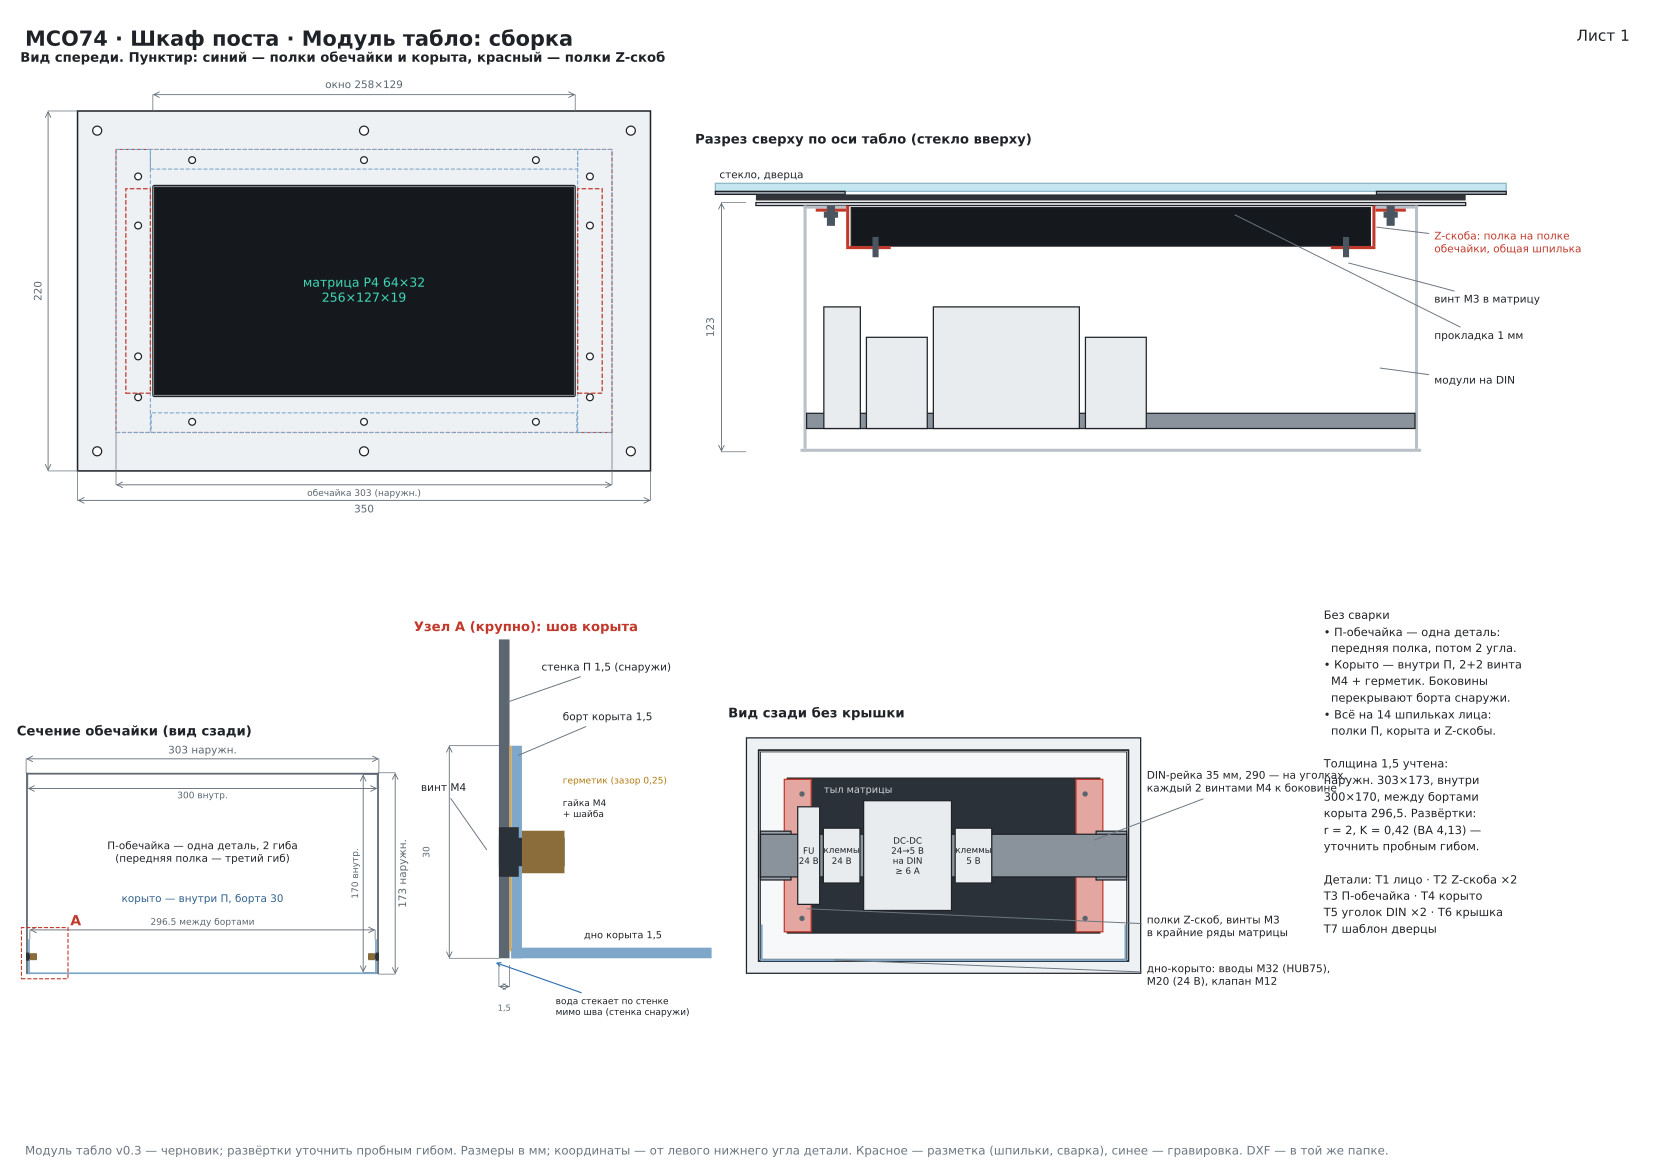

Recreate this plot in Python.
"""Модуль табло МСО74 (свой шкаф, вклеенное стекло). Без сварки: П-обечайка и дно-корыто внутри неё, на винтах.
Матрица P4 64×32 на Z-скобах, DIN-рейка. PDF + DXF. Запуск: python3 modul_tablo.py <папка>  (рядом korpus_lib.py)

Толщина везде 1,5. Развёртки — по наружным размерам: внутренний радиус r = 2, K = 0,42
→ на гиб 90° длина дуги BA = 4,13, прямые участки = наружный размер − 3,5 у каждого гиба.
"""
import math
import os
import sys

sys.path.insert(0, os.path.dirname(os.path.abspath(__file__)))
import korpus_lib  # noqa: E402
from korpus_lib import DIM, INK, MARKC, Part, Rectangle, dim, draw_part, part_block, plt, write_dxf  # noqa: E402
from matplotlib.backends.backend_pdf import PdfPages  # noqa: E402

korpus_lib.VERSION = "Модуль табло v0.3 — черновик; развёртки уточнить пробным гибом"
OUT = sys.argv[1] if len(sys.argv) > 1 else "."
os.makedirs(OUT, exist_ok=True)

# ------------------------------------------------------------------ металл и гиб
T = 1.5
RIN, K = 2.0, 0.42
BA = math.pi / 2 * (RIN + K * T)       # 4,13
SB = RIN + T                           # 3,5 — от наружной грани до начала дуги


def r2(v):
    return round(v, 2)


# ------------------------------------------------------------------ размеры (координаты лица: левый нижний угол)
FW, FH = 350, 220
CX, CY = FW / 2, FH / 2
MW, MH, MD = 256, 127, 19
MX0, MY0 = CX - MW / 2, CY - MH / 2
MHX, MHY = (12, 88, 165, 242), (12, 63, 114)
SW, SH, SD = 303, 173, 120            # обечайка снаружи, глубина от тыла лица
SX0, SY0 = CX - SW / 2, CY - SH / 2   # 23,5
FL_TOP, FL_SIDE, FL_TRAY = 12, 21, 12  # передние полки внутрь (от наружной грани стенки)
TRAY_W = SW - 2 * T - 0.5             # 299,5 — корыто внутри П с зазором 0,25 на герметик
TRAY_H = 30                           # борта корыта
TRAY_X0 = CX - TRAY_W / 2             # 25,25
GASK = 1.0                            # прокладка матрица — лицо
WEB_OUT = MW / 2 + 1 + T              # 130,5 — наружная грань стенки Z-скобы от оси
LEG_F, LEG_R = 15, 22
WEB = (GASK + MD + T) - T             # стенка Z (наружн.): от полки обечайки (глубина 1,5) до тыла полки за матрицей = 20
BR_L = 125
PEM_SIDE_X = (CX - WEB_OUT - LEG_F / 2, CX + WEB_OUT + LEG_F / 2)    # 37 / 313
PEM_SIDE_Y = (45, 70, 150, 180)       # 70 и 150 — общие со Z-скобами
PEM_TOP = [(x, SY0 + SH - 6.5) for x in (70, CX, 280)]
PEM_BOT = [(x, SY0 + 6.5) for x in (70, CX, 280)]
DOOR = [(12, 12), (CX, 12), (FW - 12, 12), (12, FH - 12), (CX, FH - 12), (FW - 12, FH - 12)]
RAIL_D = SD - 10
RAIL_Y = CY

parts = []

# ================================================================== T1. Лицо
p = Part("T1_lico", "Лицевая пластина табло", FW, FH, T, note=
         "Окно 258×129. 14 запрессовочных шпилек FH-M4-12 (отв. Ø4,2) — с лица заподлицо, закрыты металлом дверцы "
         "(проём 262×133). На них садятся передние полки П-обечайки и корыта, а на боковых — ещё и Z-скобы матрицы. "
         "6 отв. Ø5,5 — на шпильки дверцы. Сварки нет.")
p.rect(CX, CY, MW + 2, MH + 2, 1)
for x, y in DOOR: p.hole(x, y, 5.5)
for x in PEM_SIDE_X:
    for y in PEM_SIDE_Y: p.hole(x, y, 4.2)
for x, y in PEM_TOP + PEM_BOT: p.hole(x, y, 4.2)
x0, x1, y0, y1 = SX0, SX0 + SW, SY0, SY0 + SH
p.marks += [("line", x0, y0, x1, y0), ("line", x1, y0, x1, y1), ("line", x1, y1, x0, y1), ("line", x0, y1, x0, y0)]
parts.append(p)

# ================================================================== T2. Z-скоба ×2
zs = [LEG_F - SB, WEB - 2 * SB, LEG_R - SB]          # прямые участки
ZW = sum(zs) + 2 * BA
p = Part("T2_skoba_matricy", "Z-скоба матрицы (развёртка)", r2(ZW), BR_L, T, qty=2, note=
         f"Наружные: полка {LEG_F} / стенка {WEB:g} / полка {LEG_R}, гибы в разные стороны. Полка {LEG_F} — на боковую "
         "полку обечайки, на те же шпильки M4 (пазы — подвижка ±1,75). Полка 22 — за матрицей, 3 отв. Ø3,4 под M3 "
         "в её крайний ряд. Вторая скоба — зеркально.")
yb = CY - BR_L / 2
for y in (70, 150): p.rect(LEG_F - LEG_F / 2, y - yb, 4.5, 8, 2.25)
hx = zs[0] + BA + zs[1] + BA + (WEB_OUT - (MW / 2 - MHX[0]) - SB)
for y in MHY: p.hole(r2(hx), MY0 + y - yb, 3.4)
b1 = zs[0] + BA / 2; b2 = zs[0] + BA + zs[1] + BA / 2
p.marks += [("line", r2(b1), 0, r2(b1), BR_L), ("line", r2(b2), 0, r2(b2), BR_L)]
parts.append(p)

# ================================================================== T3. П-обечайка (верх + 2 боковины), одна деталь
side_st = SH - SB                     # прямой участок боковины (от свободного низа до дуги)
top_st = SW - 2 * SB
L = 2 * side_st + top_st + 2 * BA     # 643,26
Y_FB = SD - SB                        # начало дуги передней полки от заднего края (116,5)


def yd(d):                            # глубина от тыла лица → Y развёртки (Y = 0 — задний край)
    return SD - d


def yw(w):                            # полка: расстояние от наружной грани стенки → Y
    return Y_FB + BA + (w - SB)


def x_side1(h): return h                                      # высота от низа боковины
def x_top(u): return side_st + BA + (u - SB)                  # от наружной грани левой боковины
def x_side2(h): return L - h


NOTCH_Y = Y_FB - 0.5
s_end = (SH - T - RIN - 1)                                    # 168,5
t_beg = x_top(FL_SIDE)                                        # верхняя полка начинается за боковой полкой
p = Part("T3_obechayka_P", "П-обечайка: верх + боковины (развёртка)", r2(L), r2(yw(FL_SIDE)), T, note=
         f"Одна деталь, 3 гиба 90° внутрь. Наружные: боковины {SH} / верх {SW} / боковины {SH}, глубина {SD}. "
         f"Передняя полка внутрь: на верхе {FL_TOP}, на боковинах {FL_SIDE} (на них же Z-скобы). Порядок: сначала "
         "передняя полка (длинный гиб), затем 2 угла. Ø4,5 у низа боковин — винты в корыто; Ø6 у заднего края — "
         "резьбовые заклёпки M4 под крышку (ставятся снаружи, бортик Ø≈9 входит в отв. Ø10 борта крышки); Ø4,5 в середине боковин — уголки DIN.")
YS, YT = r2(yw(FL_SIDE)), r2(yw(FL_TOP))
p.poly = [(0, 0), (r2(L), 0), (r2(L), YS), (r2(L - s_end), YS), (r2(L - s_end), r2(NOTCH_Y)), (r2(L - t_beg), r2(NOTCH_Y)),
          (r2(L - t_beg), YT), (r2(t_beg), YT), (r2(t_beg), r2(NOTCH_Y)), (r2(s_end), r2(NOTCH_Y)), (r2(s_end), YS), (0, YS)]
for xb in (side_st + BA / 2, L - side_st - BA / 2):
    p.marks.append(("line", r2(xb), 0, r2(xb), r2(NOTCH_Y)))
yfb = r2(Y_FB + BA / 2)
p.marks += [("line", 0, yfb, r2(s_end), yfb), ("line", r2(t_beg), yfb, r2(L - t_beg), yfb), ("line", r2(L - s_end), yfb, r2(L), yfb)]
# полки → шпильки лица
w_side = PEM_SIDE_X[0] - SX0                                   # 13,5
for y in PEM_SIDE_Y:
    p.hole(x_side1(y - SY0), r2(yw(w_side)), 4.5); p.hole(r2(x_side2(y - SY0)), r2(yw(w_side)), 4.5)
for x, y in PEM_TOP:
    p.hole(r2(x_top(x - SX0)), r2(yw(SY0 + SH - y)), 4.5)
# задний край → крышка
for u in (40, SW / 2, SW - 40): p.hole(r2(x_top(u)), yd(SD - 10), 6)
for h in (55, 125):
    p.hole(x_side1(h), yd(SD - 10), 6); p.hole(r2(x_side2(h)), yd(SD - 10), 6)
# низ боковин → корыто (винт M4 снаружи, гайка M4 с шайбой изнутри)
for d in (30, 90):
    p.hole(x_side1(15), yd(d), 4.5); p.hole(r2(x_side2(15)), yd(d), 4.5)
# уголки DIN
hr = RAIL_Y - SY0
for dh in (-12, 12):
    p.hole(x_side1(hr + dh), yd(RAIL_D - 12.5), 4.5); p.hole(r2(x_side2(hr + dh)), yd(RAIL_D - 12.5), 4.5)
parts.append(p)

# ================================================================== T4. Дно-корыто (внутри П)
tf_st = TRAY_H - SB
tb_st = TRAY_W - 2 * SB
TWF = 2 * tf_st + tb_st + 2 * BA      # 353,76
fr_beg = (SX0 + FL_SIDE + 0.5) - TRAY_X0                      # 19,75 от наружной грани борта


def tx(u): return tf_st + BA + (u - SB)                       # от наружной грани левого борта
def tx_fl(h): return TRAY_H - h                               # борт: высота над наружным дном → X (левый)


SIDE_STOP = yd(2)                                             # борта не доходят до лица 2 мм (там полка П)
p = Part("T4_dno_koryto", "Дно-корыто (развёртка)", r2(TWF), r2(yw(FL_TRAY)), T, note=
         f"Вкладывается внутрь П: наружная ширина {TRAY_W:g} (зазор 0,25 на сторону под герметик), борта {TRAY_H} вверх, "
         f"передняя полка {FL_TRAY} вверх — на шпильки лица. Борта прижаты к боковинам изнутри: по 2 винта M4 "
         "(отв. Ø4,5) на сторону, гайка с шайбой изнутри корыта, шов на герметике. Боковины снаружи перекрывают борта — вода не "
         "затекает. Вводы: Ø32,5 — M32 разрезной под шлейф HUB75; Ø20,5 — M20 питание 24 В; Ø12,5 — клапан M12.")
YF = r2(yw(FL_TRAY))
xf0 = r2(tx(fr_beg))
p.poly = [(0, 0), (r2(TWF), 0), (r2(TWF), r2(SIDE_STOP)), (r2(TWF - tf_st), r2(SIDE_STOP)), (r2(TWF - tf_st), r2(NOTCH_Y)),
          (r2(TWF - xf0), r2(NOTCH_Y)), (r2(TWF - xf0), YF), (xf0, YF), (xf0, r2(NOTCH_Y)), (r2(tf_st), r2(NOTCH_Y)),
          (r2(tf_st), r2(SIDE_STOP)), (0, r2(SIDE_STOP))]
for xb in (tf_st + BA / 2, TWF - tf_st - BA / 2):
    p.marks.append(("line", r2(xb), 0, r2(xb), r2(NOTCH_Y)))
p.marks.append(("line", xf0, yfb, r2(TWF - xf0), yfb))
for x, y in PEM_BOT: p.hole(r2(tx(x - TRAY_X0)), r2(yw(y - SY0)), 4.5)
for d in (30, 90):
    p.hole(tx_fl(15), yd(d), 4.5); p.hole(r2(TWF - tx_fl(15)), yd(d), 4.5)
for u in (40, SW / 2, SW - 40): p.hole(r2(tx(u - (TRAY_X0 - SX0))), yd(SD - 10), 6)
p.hole(r2(tx(90 - TRAY_X0)), yd(65), 32.5); p.hole(r2(tx(160 - TRAY_X0)), yd(65), 20.5); p.hole(r2(tx(250 - TRAY_X0)), yd(80), 12.5)
parts.append(p)

# ================================================================== T5. Уголок DIN ×2
p = Part("T5_ugolok_din", "Уголок DIN-рейки (развёртка)", r2(25 - SB + BA + 30 - SB), 40, T, qty=2, note=
         "Наружные полки 25 и 30. Полка 25 — к боковине 2 винтами M4 с гайками (отв. Ø4,5, шаг 24), полка 30 — "
         "рейка 35 мм длиной 290, винт M4 + гайка.")
xb = 25 - SB + BA / 2
p.marks.append(("line", r2(xb), 0, r2(xb), 40))
for y in (8, 32): p.hole(12.5, y, 4.5)
p.hole(r2(25 - SB + BA + (30 - 12) - SB), 20, 4.5)
parts.append(p)

# ================================================================== T6. Крышка-короб (борта вперёд, снаружи обечайки)
LC = 0.25                                  # зазор крышка — обечайка на сторону
LF = 20                                    # наружная высота борта
LOW, LOH = SW + 2 * LC + 2 * T, SH + 2 * LC + 2 * T     # наружные размеры крышки 306,5 × 176,5
lf_st = LF - SB
BW, BH = r2(LOW - 2 * SB + 2 * (BA + lf_st)), r2(LOH - 2 * SB + 2 * (BA + lf_st))
C = r2(lf_st + BA)                         # вырубка углов
OFF = LC + T                               # наружная грань крышки от наружной грани обечайки
HOLE_FROM_EDGE = LF - (T + 10)            # отв. в борту: 10 от заднего края обечайки → от кромки борта


def lx(u): return C + (u + OFF - SB)       # вдоль ширины, вид спереди
def ly(h): return C + (h + OFF - SB)       # вдоль высоты


p = Part("T6_kryshka", "Задняя крышка-короб (развёртка, вид снаружи)", BW, BH, T, note=
         f"Наружные {LOW:g}×{LOH:g}, борта {LF} загибаются ВПЕРЁД (к лицу) по 4 сторонам, углы вырублены. Крышка надевается "
         f"на задний край обечайки снаружи (зазор {LC} на сторону, на верх/низ — так же), упирается дном в торец обечайки. "
         "10 винтов M4×10 с широкой шайбой (DIN 9021, Ø12) в резьбовые заклёпки обечайки и корыта (10 от заднего края); "
         "отв. в бортах Ø10 — в них входит бортик заклёпки, борт крышки ложится на стенку без зазора. "
         "Под дно крышки — уплотнитель 3×10 по торцу обечайки. Вид снаружи: лево/право зеркально виду спереди.")
p.poly = [(C, 0), (BW - C, 0), (BW - C, C), (BW, C), (BW, BH - C), (BW - C, BH - C), (BW - C, BH),
          (C, BH), (C, BH - C), (0, BH - C), (0, C), (C, C)]
bl = r2(lf_st + BA / 2)
p.marks += [("line", C, bl, BW - C, bl), ("line", C, BH - bl, BW - C, BH - bl),
            ("line", bl, C, bl, BH - C), ("line", BW - bl, C, BW - bl, BH - C)]
for u in (40, SW / 2, SW - 40):
    x = r2(BW - lx(u))
    p.hole(x, HOLE_FROM_EDGE, 10); p.hole(x, r2(BH - HOLE_FROM_EDGE), 10)
for h in (55, 125):
    p.hole(HOLE_FROM_EDGE, r2(ly(h)), 10); p.hole(r2(BW - HOLE_FROM_EDGE), r2(ly(h)), 10)
# табло кассы и сервисная кнопка — по центру по ширине, внизу: за серединой крышки стоит DIN-рейка
SVC_H = 28                                 # ось по высоте от низа обечайки (ниже модулей на рейке, h < 41,5)
sy = r2(ly(SVC_H)); dx_ = r2(BW / 2 - 35); bx_ = r2(BW / 2 + 40)
p.rect(dx_, sy, 58, 26, 1)
p.hole(bx_, sy, 16)
p.text(dx_, r2(sy + 19), 4, "КАССА")
p.text(bx_, r2(sy + 21), 3.5, "НАЖАТЬ — НАСТРОЙКИ")
p.text(bx_, r2(sy + 14), 3.5, "УДЕРЖИВАТЬ — ИНКАССАЦИЯ")
p.note += (" Табло кассы — вырез 58×26, сервисная кнопка — Ø16, гравировка (слой ENGRAVE): «КАССА», «НАЖАТЬ — НАСТРОЙКИ», "
           "«УДЕРЖИВАТЬ — ИНКАССАЦИЯ». Стоят внизу по центру: за серединой крышки DIN-рейка, табло (19) и кнопка (20) в неё упрутся.")
parts.append(p)

# ================================================================== T7. Шаблон дверцы
p = Part("T7_dverca_zona_tablo", "Дверца в зоне табло: проём и шпильки", FW, FH, T, note=
         "Не деталь — шаблон для чертежа дверцы. Проём 262×133 R3, стекло перед ним сплошное. 6 шпилек M5 приварить "
         "до вклейки стекла.")
p.rect(CX, CY, 262, 133, 3)
for x, y in DOOR: p.stud(x, y)
parts.append(p)

for p in parts:
    write_dxf(p, os.path.join(OUT, p.key + ".dxf"))


# ================================================================== рисунки
def R(ax, x, y, w, h, fc="none", ec=INK, lw=0.9, ls="-", z=3, a=1.0):
    ax.add_patch(Rectangle((x, y), w, h, fc=fc, ec=ec, lw=lw, ls=ls, zorder=z, alpha=a))


STEEL, DARK, GLASS, RAIL, TRAYC = "#b9c0c7", "#15191e", "#9fd3e6", "#8a939c", "#7fa7c9"
DIN_MODS = [("FU\n24 В", 18, 80, 60), ("клеммы\n24 В", 30, 45, 45), ("DC-DC\n24→5 В\nна DIN\n≥ 6 А", 72, 90, 60), ("клеммы\n5 В", 30, 45, 45)]


def lab(ax, xy, t, xt, c=INK):
    ax.annotate(t, xy=xy, xytext=xt, fontsize=7.6, color=c, zorder=20, va="center",
                arrowprops=dict(arrowstyle="-", color="#6b7580", lw=0.7))


def front_view(ax):
    draw_part(ax, parts[0])
    R(ax, MX0, MY0, MW, MH, fc=DARK, z=3.5)
    ax.text(CX, CY, "матрица P4 64×32\n256×127×19", color="#3fd7b6", ha="center", va="center", fontsize=9, zorder=6)
    # полки П и корыта за лицом
    for x in (SX0, SX0 + SW - FL_SIDE):
        R(ax, x, SY0, FL_SIDE, SH, ec=TRAYC, ls="--", lw=0.8, z=4)
    R(ax, SX0 + FL_SIDE, SY0 + SH - FL_TOP, SW - 2 * FL_SIDE, FL_TOP, ec=TRAYC, ls="--", lw=0.8, z=4)
    R(ax, TRAY_X0 + fr_beg, SY0, TRAY_W - 2 * fr_beg, FL_TRAY, ec=TRAYC, ls="--", lw=0.8, z=4)
    for s in (-1, 1):
        x = CX + s * WEB_OUT + (0 if s > 0 else -LEG_F)
        R(ax, x, CY - BR_L / 2, LEG_F, BR_L, ec=MARKC, ls="--", lw=0.9, z=4.5)
    dim(ax, (0, 0), (FW, 0), -18); dim(ax, (0, 0), (0, FH), -18)
    dim(ax, (MX0 - 1, FH), (MX0 + MW + 1, FH), 10, "окно 258×129")
    dim(ax, (SX0, SY0), (SX0 + SW, SY0), -32, "обечайка 303 (наружн.)", fs=6.5)
    ax.set_xlim(-35, FW + 15); ax.set_ylim(-55, FH + 25)
    ax.set_title("Вид спереди. Пунктир: синий — полки обечайки и корыта, красный — полки Z-скоб", fontsize=9.5,
                 color=INK, fontweight="bold", loc="left")


def section_geom(ax, detail=False):
    x0, y0 = SX0, SY0
    W = "#5b6670"
    R(ax, x0, y0, T, SH, fc=W, ec="none", z=4); R(ax, x0 + SW - T, y0, T, SH, fc=W, ec="none", z=4)
    R(ax, x0, y0 + SH - T, SW, T, fc=W, ec="none", z=4)
    tx0 = TRAY_X0
    R(ax, tx0, y0, TRAY_W, T, fc=TRAYC, ec="none", z=5)
    R(ax, tx0, y0, T, TRAY_H, fc=TRAYC, ec="none", z=5); R(ax, tx0 + TRAY_W - T, y0, T, TRAY_H, fc=TRAYC, ec="none", z=5)
    for side in (-1, 1):
        xo = x0 if side < 0 else x0 + SW                       # наружная грань стенки
        xi = tx0 + T if side < 0 else tx0 + TRAY_W - T          # внутренняя грань борта
        sgn = -side
        # винт M4: головка снаружи, стержень сквозь стенку и борт, гайка с шайбой изнутри
        R(ax, min(xo, xo - side * 2.8), y0 + 15 - 3.5, 2.8, 7, fc="#2b3138", ec="none", z=7)
        R(ax, min(xo, xi + sgn * 6), y0 + 15 - 2, abs(xi + sgn * 6 - xo), 4, fc="#2b3138", ec="none", z=6)
        R(ax, min(xi, xi + sgn * 6), y0 + 15 - 3, 6, 6, fc="#8a6d3b", ec="none", z=6.5)   # тело гайки внутри
        if detail:
            R(ax, (tx0 - 0.25) if side < 0 else tx0 + TRAY_W, y0 + 1, 0.25, TRAY_H - 1, fc="#e0a33a", ec="none", z=6)
    if detail:
        lab(ax, (x0 + 0.75, y0 + 36), "стенка П 1,5 (снаружи)", (x0 + 6, y0 + 41))
        lab(ax, (x0 + 2.4, y0 + 28.5), "борт корыта 1,5", (x0 + 9, y0 + 34))
        ax.text(x0 + 12, y0 + 2.5, "дно корыта 1,5", fontsize=7, color=INK, va="bottom")
        ax.text(x0 + 9, y0 + 19.5, "гайка M4\n+ шайба", fontsize=6.5, color=INK, va="bottom")
        lab(ax, (x0 - 1.5, y0 + 15), "винт M4", (x0 - 11, y0 + 24))
        ax.text(x0 + 9, y0 + 25, "герметик (зазор 0,25)", fontsize=6.5, color="#b07a12", va="center")
        dim(ax, (x0, y0), (x0, y0 + TRAY_H), -7, "30", fs=6.5)
        dim(ax, (x0, y0 - 1), (x0 + T, y0 - 1), -3, "1,5", fs=6)
        ax.annotate("вода стекает по стенке\nмимо шва (стенка снаружи)", xy=(x0 - 0.8, y0 - 0.5), xytext=(x0 + 8, y0 - 8),
                    fontsize=6.5, color=INK, arrowprops=dict(arrowstyle="->", color="#2b6cb0", lw=0.8))


def cross_section(ax):
    """Поперечное сечение обечайки (вид сзади, крышка снята)."""
    x0, y0 = SX0, SY0
    section_geom(ax)
    R(ax, x0 - 4, y0 - 4, 40, 44, ec=MARKC, ls="--", lw=0.8, z=8)
    ax.text(x0 + 38, y0 + 42, "А", fontsize=10, color=MARKC, fontweight="bold")
    dim(ax, (x0, y0 + SH), (x0 + SW, y0 + SH), 12, "303 наружн.")
    dim(ax, (x0 + T, y0 + SH - T), (x0 + SW - T, y0 + SH - T), -12, "300 внутр.", fs=6.5)
    dim(ax, (TRAY_X0 + T, y0 + TRAY_H), (TRAY_X0 + TRAY_W - T, y0 + TRAY_H), 8, f"{TRAY_W - 2 * T:g} между бортами", fs=6.5)
    dim(ax, (x0 + SW, y0), (x0 + SW, y0 + SH), 14, "173 наружн.")
    dim(ax, (x0 + SW - T, y0 + T), (x0 + SW - T, y0 + SH - T), -12, "170 внутр.", fs=6.5)
    ax.text(x0 + SW / 2, y0 + SH / 2 + 10, "П-обечайка — одна деталь, 2 гиба\n(передняя полка — третий гиб)",
            fontsize=7.5, ha="center", color=INK)
    ax.text(x0 + SW / 2, y0 + 62, "корыто — внутри П, борта 30", fontsize=7.5, ha="center", color="#2f5f8a")
    ax.set_xlim(x0 - 8, x0 + SW + 30); ax.set_ylim(y0 - 10, y0 + SH + 25); ax.set_aspect("equal"); ax.axis("off")
    ax.set_title("Сечение обечайки (вид сзади)", fontsize=9.5, color=INK, fontweight="bold", loc="left")


def lid_detail(ax):
    """Узел Б: разрез по верху у заднего края, сбоку. z — глубина вправо, y — высота."""
    W = "#5b6670"
    z0 = SD                                   # задний торец обечайки (от тыла лица)
    yt = SH                                   # наружная грань верха (от низа обечайки)
    R(ax, z0 - 40, yt - T, 40, T, fc=W, ec="none", z=4)                       # верх обечайки
    R(ax, z0, yt - 40, 3, 40 + LC + T, fc="#2f3338", ec="none", z=3)          # уплотнитель по торцу (условно)
    R(ax, z0 + 3, yt - 40, T, 40 + LC + T, fc="#c0392b", ec="none", z=4)      # дно крышки
    R(ax, z0 + 3 + T - LF, yt + LC, LF - T, T, fc="#c0392b", ec="none", z=4)   # борт крышки вперёд
    R(ax, z0 - 10 - 5, yt + LC + T - 0.01, 10, 0.02, fc="white", ec="none", z=4.5)   # (условно)
    R(ax, z0 - 10 - 5, yt + LC, 10, T, fc="white", ec="none", z=4.6)         # отв. Ø10 в борту крышки
    R(ax, z0 - 10 - 4.5, yt, 9, 0.8, fc="#6b5228", ec="none", z=5.5)          # бортик заклёпки снаружи, в отверстии
    R(ax, z0 - 10 - 3, yt - T - 6, 6, 6 + T, fc="#8a6d3b", ec="none", z=5)    # тело заклёпки внутри
    R(ax, z0 - 10 - 2, yt - T - 8, 4, 8 + T + LC + T, fc="#2b3138", ec="none", z=6)   # винт
    R(ax, z0 - 10 - 6, yt + LC + T, 12, 1, fc="#9aa2ab", ec="none", z=6)     # шайба Ø12
    R(ax, z0 - 10 - 3.5, yt + LC + T + 1, 7, 2.8, fc="#2b3138", ec="none", z=6)  # головка
    ax.text(z0 - 38, yt - T - 3, "верх П-обечайки 1,5", fontsize=7, color=INK, va="top")
    ax.text(z0 + 6.5, yt - 20, "дно крышки 1,5", fontsize=7, color="#c0392b", rotation=90, va="center")
    ax.text(z0 + 0.5, yt - 30, "уплотнитель", fontsize=6.5, color="white", rotation=90, va="center", ha="left")
    lab(ax, (z0 - 4, yt + LC + T / 2 + 0.2), f"борт крышки {LF} — вперёд,\nповерх обечайки (зазор {LC})", (z0 - 40, yt + 14))
    lab(ax, (z0 - 10, yt + LC + T + 2.5), "винт M4×10 + шайба Ø12", (z0 - 40, yt + 22))
    lab(ax, (z0 - 10, yt - T - 3), "резьбовая заклёпка M4 (отв. Ø6),\nбортик снаружи — входит\nв отв. Ø10 борта крышки", (z0 - 40, yt - 16))
    dim(ax, (z0 - 10, yt + 6), (z0, yt + 6), 4, "10", fs=6.5)
    dim(ax, (z0 + 3 + T - LF, yt + LC + T), (z0 + 3 + T, yt + LC + T), 9, f"{LF}", fs=6.5)
    ax.annotate("", xy=(z0 + 10, yt - 34), xytext=(z0 + 24, yt - 34), arrowprops=dict(arrowstyle="->", color=INK, lw=1))
    ax.text(z0 + 25, yt - 34, "надевается\nвперёд", fontsize=7, va="center", color=INK)
    ax.set_xlim(z0 - 42, z0 + 40); ax.set_ylim(yt - 42, yt + 28); ax.set_aspect("equal"); ax.axis("off")
    ax.set_title("Узел Б (крупно): крышка на заднем крае, разрез по верху", fontsize=10, color=MARKC, fontweight="bold", loc="left")


def lid_side(ax):
    """Вид сбоку модуля: крышка снята и сдвинута назад."""
    W = "#5b6670"
    R(ax, -T, -SY0, T, FH, fc="#d9dde1", z=3)                                  # лицо (y от низа обечайки)
    R(ax, 0, 0, SD, SH, fc="#eef1f4", ec=W, lw=1.2, z=2)                        # боковина П
    R(ax, 0, 0, SD, TRAY_H, fc="none", ec=TRAYC, ls="--", lw=0.9, z=3)          # борт корыта за боковиной
    for h in (55, 125): ax.add_patch(plt.Circle((SD - 10, h), 2.3, fc="white", ec=INK, lw=0.8, zorder=4))
    for d in (30, 90): ax.add_patch(plt.Circle((d, 15), 2.0, fc="white", ec=INK, lw=0.8, zorder=4))
    ax.text(SD - 10, 72, "заклёпки\nM4", fontsize=6.5, ha="center", color=INK)
    gap = 45
    zl = SD + gap
    R(ax, zl + LF - T, -LC - T, T, LOH, fc="#f3c7c2", ec="#c0392b", z=3)         # дно крышки (торцом)
    R(ax, zl, -LC - T, LF, LOH, fc="#f3c7c2", ec="#c0392b", lw=1, z=2.5)          # боковой борт (виден)
    for h in (55, 125): ax.add_patch(plt.Circle((zl + LF - T - 10, h), 5, fc="white", ec=INK, lw=0.8, zorder=4))
    ax.annotate("", xy=(SD + 4, SH / 2), xytext=(zl - 4, SH / 2), arrowprops=dict(arrowstyle="->", color=INK, lw=1.2))
    ax.text(SD + gap / 2, SH / 2 + 6, "крышка\nнадевается", fontsize=7.5, ha="center", color=INK)
    ax.text(SD / 2, SH + 6, "боковина П-обечайки", fontsize=7.5, ha="center", color=INK)
    ax.text(zl + LF / 2, SH + 6, "крышка", fontsize=7.5, ha="center", color="#c0392b")
    ax.text(SD / 2, TRAY_H + 3, "борт корыта (за стенкой)", fontsize=6.5, ha="center", color="#2f5f8a")
    dim(ax, (0, -12), (SD, -12), -6, f"{SD}")
    dim(ax, (zl, -LC - T), (zl + LF, -LC - T), -10, f"{LF}", fs=6.5)
    ax.set_xlim(-15, zl + LF + 25); ax.set_ylim(-35, SH + 20); ax.set_aspect("equal"); ax.axis("off")
    ax.set_title("Вид сбоку: крышка снята", fontsize=10, color=INK, fontweight="bold", loc="left")


def detail_a(ax):
    section_geom(ax, detail=True)
    ax.set_xlim(SX0 - 12, SX0 + 30); ax.set_ylim(SY0 - 12, SY0 + 45); ax.set_aspect("equal"); ax.axis("off")
    ax.set_title("Узел А (крупно): шов корыта", fontsize=9.5, color=MARKC, fontweight="bold", loc="left")


def top_section(ax):
    """Горизонтальный разрез по оси табло; глубина вниз."""
    D = lambda d: -d   # noqa: E731
    R(ax, -20, 5.5, FW + 40, 4, fc=GLASS, ec="#5b8fa3", a=0.6, z=2)
    for a0, a1 in ((-20, CX - 131), (CX + 131, FW + 20)): R(ax, a0, 4, a1 - a0, 1.5, fc="#9aa2ab", z=2)
    R(ax, 0, 1, FW, 3, fc="#2f3338", ec="none", z=2)
    R(ax, 0, D(T), FW, T, fc="#d9dde1", z=4)                                           # лицо
    R(ax, MX0, D(T + GASK + MD), MW, MD, fc=DARK, z=4)
    for s in (-1, 1):
        wall = SX0 if s < 0 else SX0 + SW - T
        R(ax, wall, D(T + SD), T, SD, fc=STEEL, ec="none", z=4)                       # стенка П
        fx = SX0 if s < 0 else SX0 + SW - FL_SIDE
        R(ax, fx, D(2 * T), FL_SIDE, T, fc=STEEL, ec="none", z=4)                     # полка П
        wo = CX + s * WEB_OUT
        wx = wo if s < 0 else wo - T
        R(ax, wx, D(2 * T + WEB - T), T, WEB, fc=MARKC, ec="none", z=5)               # стенка Z
        lx = wo - LEG_F if s < 0 else wo
        R(ax, lx, D(3 * T), LEG_F, T, fc=MARKC, ec="none", z=5)                       # полка Z на полке П
        rx = wo if s < 0 else wo - LEG_R
        R(ax, rx, D(T + GASK + MD + T), LEG_R, T, fc=MARKC, ec="none", z=5)           # полка за матрицей
        sx = CX + s * (WEB_OUT + LEG_F / 2)
        R(ax, sx - 2, D(T + 10), 4, 10, fc="#4a5560", ec="none", z=6)
        R(ax, sx - 3.5, D(3 * T + 3), 7, 3, fc="#4a5560", ec="none", z=6)
        hx = CX + s * (MW / 2 - MHX[0])
        R(ax, hx - 1.5, D(T + GASK + MD + T + 4), 3, 10, fc="#4a5560", ec="none", z=6)
    R(ax, SX0 - T, D(T + SD + T), SW + 2 * T, T, fc=STEEL, ec="none", z=4)
    R(ax, SX0 + T, D(T + RAIL_D), SW - 2 * T, 7.5, fc=RAIL, z=4)
    x = SX0 + 10
    for name, w, h, d in DIN_MODS:
        R(ax, x, D(T + RAIL_D), w, d, fc="#e9ecef", z=4.5); x += w + 3
    lab(ax, (CX + WEB_OUT - 0.7, D(12)), "Z-скоба: полка на полке\nобечайки, общая шпилька", (SX0 + SW + 8, D(20)), MARKC)
    lab(ax, (CX + MW / 2 - 12, D(T + GASK + MD + 8)), "винт M3 в матрицу", (SX0 + SW + 8, D(48)))
    lab(ax, (CX + 60, D(T + GASK + 3)), "прокладка 1 мм", (SX0 + SW + 8, D(66)))
    lab(ax, (SX0 + SW - 20, D(T + RAIL_D - 30)), "модули на DIN", (SX0 + SW + 8, D(88)))
    ax.text(-18, 12, "стекло, дверца", fontsize=7.5, color=INK)
    dim(ax, (-5, D(0)), (-5, D(T + SD + T)), -12, f"{T + SD + T:g}")
    ax.set_xlim(-30, FW + 85); ax.set_ylim(D(T + SD + 15), 25); ax.set_aspect("equal"); ax.axis("off")
    ax.set_title("Разрез сверху по оси табло (стекло вверху)", fontsize=9.5, color=INK, fontweight="bold", loc="left")


def rear_view(ax):
    R(ax, -10, -10, SW + 20, SH + 20, fc="#eef1f4", ec=INK, z=1)
    R(ax, 0, 0, SW, SH, fc="white", ec=INK, lw=1.2, z=2); R(ax, T, T, SW - 2 * T, SH - 2 * T, fc="#f7f8f9", ec=INK, lw=0.6, z=2)
    tx0 = TRAY_X0 - SX0
    R(ax, tx0, 0, TRAY_W, T, fc=TRAYC, ec="none", z=2.5); R(ax, tx0, 0, T, TRAY_H, fc=TRAYC, ec="none", z=2.5)
    R(ax, tx0 + TRAY_W - T, 0, T, TRAY_H, fc=TRAYC, ec="none", z=2.5)
    mx0, my0 = SW / 2 - MW / 2, SH / 2 - MH / 2
    R(ax, mx0, my0, MW, MH, fc="#2b3138", z=3)
    ax.text(mx0 + 30, my0 + MH - 10, "тыл матрицы", fontsize=7, color="#cfd4d9", va="center", zorder=4)
    for s in (-1, 1):
        xx = SW / 2 + WEB_OUT - LEG_R if s > 0 else SW / 2 - WEB_OUT
        R(ax, xx, SH / 2 - BR_L / 2, LEG_R, BR_L, fc="#e3a6a0", ec=MARKC, z=4)
        hx = SW / 2 + s * (MW / 2 - MHX[0])
        for y in MHY:
            ax.add_patch(plt.Circle((hx, my0 + y), 2.2, fc="#5b646d", ec="none", zorder=5))
        R(ax, (T if s < 0 else SW - T - 25), SH / 2 - 20, 25, 40, fc="#9aa2ab", z=5)
    R(ax, T, SH / 2 - 17.5, SW - 2 * T, 35, fc=RAIL, z=6)
    x = 32
    for name, w, h, d in DIN_MODS:
        R(ax, x, SH / 2 - h / 2, w, h, fc="#e9ecef", ec=INK, z=8)
        ax.text(x + w / 2, SH / 2, name, fontsize=6.3, ha="center", va="center", color=INK, zorder=9, linespacing=1.15)
        x += w + 3
    lab(ax, (SW - 30, SH / 2 + 12), "DIN-рейка 35 мм, 290 — на уголках,\nкаждый 2 винтами M4 к боковине", (SW + 15, SH / 2 + 60))
    lab(ax, (mx0 + 14, my0 + 20), "полки Z-скоб, винты M3\nв крайние ряды матрицы", (SW + 15, my0 + 5))
    lab(ax, (60, 1), "дно-корыто: вводы M32 (HUB75),\nM20 (24 В), клапан M12", (SW + 15, -12))
    ax.set_xlim(-25, SW + 160); ax.set_ylim(-35, SH + 20); ax.set_aspect("equal"); ax.axis("off")
    ax.set_title("Вид сзади без крышки", fontsize=9.5, color=INK, fontweight="bold", loc="left")


pdf_path = os.path.join(OUT, "modul_tablo.pdf")
with PdfPages(pdf_path) as pdf:
    fig = korpus_lib.sheet(pdf, "Модуль табло: сборка", 1)
    ax = fig.add_axes([0.01, 0.52, 0.40, 0.42]); ax.set_aspect("equal"); ax.axis("off"); front_view(ax)
    top_section(fig.add_axes([0.42, 0.52, 0.57, 0.42]))
    cross_section(fig.add_axes([0.01, 0.06, 0.24, 0.40])); detail_a(fig.add_axes([0.25, 0.05, 0.18, 0.46]))
    rear_view(fig.add_axes([0.44, 0.06, 0.36, 0.40]))
    ax = fig.add_axes([0.80, 0.06, 0.19, 0.42]); ax.axis("off")
    notes = [
        "Без сварки",
        "• П-обечайка — одна деталь:",
        "  передняя полка, потом 2 угла.",
        "• Корыто — внутри П, 2+2 винта",
        "  M4 + герметик. Боковины",
        "  перекрывают борта снаружи.",
        "• Всё на 14 шпильках лица:",
        "  полки П, корыта и Z-скобы.",
        "",
        "Толщина 1,5 учтена:",
        "наружн. 303×173, внутри",
        "300×170, между бортами",
        "корыта 296,5. Развёртки:",
        "r = 2, K = 0,42 (BA 4,13) —",
        "уточнить пробным гибом.",
        "",
        "Детали: T1 лицо · T2 Z-скоба ×2",
        "T3 П-обечайка · T4 корыто",
        "T5 уголок DIN ×2 · T6 крышка",
        "T7 шаблон дверцы",
    ]
    ax.text(0, 1, "\n".join(notes), fontsize=8.2, color=INK, va="top", transform=ax.transAxes, linespacing=1.45)
    pdf.savefig(fig); fig.savefig(os.path.join(OUT, "sborka.png"), dpi=110); plt.close(fig)

    def page(title, num, blocks):
        fig = korpus_lib.sheet(pdf, title, num)
        for rc, key in blocks:
            part_block(fig, rc, next(q for q in parts if q.key.startswith(key)))
        pdf.savefig(fig); plt.close(fig)

    fig = korpus_lib.sheet(pdf, "Модуль табло: задняя крышка — как крепится", 2)
    lid_side(fig.add_axes([0.02, 0.50, 0.50, 0.42])); lid_detail(fig.add_axes([0.52, 0.47, 0.46, 0.46]))
    part_block(fig, [0.02, 0.05, 0.60, 0.38], next(q for q in parts if q.key.startswith("T6")))
    ax = fig.add_axes([0.64, 0.06, 0.34, 0.36]); ax.axis("off")
    ax.text(0, 1, "\n".join([
        "Крышка — короб из одного листа:",
        "• дно 306,5×176,5 и 4 борта по 20, загнуты ВПЕРЁД;",
        "• углы вырублены — борта не мешают друг другу;",
        "• надевается на задний край обечайки снаружи,",
        "  упирается дном в торец через уплотнитель;",
        "• 10 винтов M4 через борта: верх 3, низ 3 (в дно",
        "  корыта), бока по 2 — в резьбовые заклёпки M4;",
        "• заклёпки ставятся снаружи; бортик (Ø≈9) входит",
        "  в отв. Ø10 борта крышки, винт с шайбой Ø12;",
        "• винты не попадают на уголки DIN и винты корыта;",
        "• рейка с проводами остаётся в модуле;",
        "• табло кассы 58×26 и кнопка Ø16 — по центру внизу",
        "  (за серединой — DIN-рейка), гравировка над ними.",
    ]), fontsize=8.8, color=INK, va="top", transform=ax.transAxes, linespacing=1.55)
    pdf.savefig(fig); plt.close(fig)

    page("Модуль табло: лицо и Z-скоба", 3, [([0.02, 0.45, 0.96, 0.48], "T1"), ([0.02, 0.05, 0.60, 0.36], "T2")])
    page("Модуль табло: П-обечайка", 4, [([0.02, 0.10, 0.96, 0.80], "T3")])
    page("Модуль табло: корыто и уголок", 5, [([0.02, 0.40, 0.96, 0.53], "T4"), ([0.02, 0.05, 0.50, 0.30], "T5")])
    page("Модуль табло: шаблон дверцы", 6, [([0.02, 0.06, 0.70, 0.86], "T7")])
print(pdf_path)
